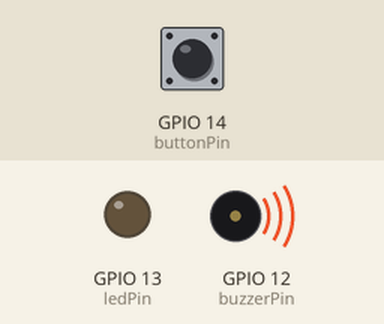
Bench run of a sketch on a simulated ESP32. Parts: output pins drawn as LEDs (lit = HIGH), buzzer (waves = sounding, pin HIGH). The inputs (shaded band) are chosen by the test bench; at power-on: GPIO 14 (buttonPin) HIGH. WiFi joins after 1.5 s; servers stay silent unless stated; network time is answered at once with the bench clock; the local clock reads 2024-03-15 10:24:30 at power-on unless the sketch sets it; web services answer with replies made up by the test bench; what the sketch prints to the serial monitor is not drawn.

Above: at 2.1 s.
At 4.2 s:
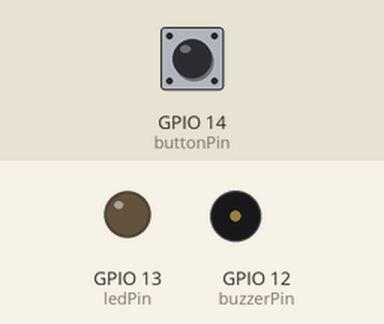
4.3 s: GPIO 14 (buttonPin) pulled LOW for 0.15 s
Timing chart, 0 to 7.3 s (numbered marks = the images above; inputs shaded):
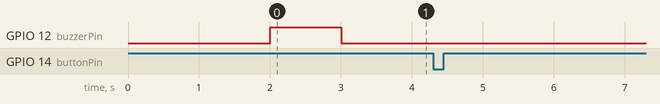

Measured:
- after the input at 4.3 s, every drawn part: stays the same

The sketch:

remedio_hora_certa.ino
```cpp
#include <WiFi.h> // Fornece funções e classes para conectar-se a redes Wi-Fi e gerenciá-las
#include <NTPClient.h> // Fornece uma implementação de cliente NTP (Network Time Protocol) para sincronização de tempo em projetos
#include <WiFiClientSecure.h> // Fornece classes e funções para permitir a comunicação segura sobre uma conexão Wi-Fi usando o protocolo HTTPS
#include <WiFiUdp.h> // Fornece classes e funções para permitir a comunicação por meio do protocolo UDP (User Datagram Protocol) usando uma conexão Wi-Fi
#include <HTTPClient.h> // Fornece classes e funções para permitir a realização de requisições HTTP em projetos
#include <ArduinoJson.h> // Ela permite que você analise e crie dados JSON, facilitando a interação com serviços web e a troca de informações estruturadas

// Definindo a rede WiFi
const char* ssid = "NomeDaRedeWiFi";
const char* password = "SenhaDaRedeWiFi";

// Definindo o BOT que vai receber a mensagem no telegram
#define botToken  "TokemDoBotDoTelegram" // Coloque o tokem do bot do telegram

// Informe o ID do telegram
// Pode ser informado mais de um ID
// O ID é responsavel em enviar a mensagem para o dispositivo certo
std::vector<String> chatIds = {
    "ID_1", // ID do primeiro chat no Telegram
    "ID_2", // ID do segundo chat no Telegram
    "ID_3", // ID do terceiro chat no Telegram
};

// Definindo os pinos dos componentes
const int buzzerPin = 12; // Pino do BUZZER
const int buttonPin = 14; // Pino do PUSH_BOTTON
const int ledPin = 13; // Pino do LED

// Faz a requisição NTP do horario
WiFiUDP ntpUDP;
NTPClient timeClient(ntpUDP, "pool.ntp.org");
WiFiClientSecure secured_client;

// Inicializando os componentes
unsigned long previousMillis = 0;
unsigned long intervalo = 12 * 60 * 60 * 1000; // Define o intervalo entre os alarmes, está definido em 12 horas entre cada alarme.
bool buzzerAtivo = false;
bool botaoPressionado = false;
bool avisoSonoroInicial = true; // Estado do aviso sonoro inicial

void setup() {
  pinMode(buzzerPin, OUTPUT);
  pinMode(buttonPin, INPUT_PULLUP);
  pinMode(ledPin, OUTPUT); // Define o pino do LED como saída

  Serial.begin(19200);

  WiFi.begin(ssid, password);
  while (WiFi.status() != WL_CONNECTED) {
    delay(1000);
    Serial.println("Conectando ao Wi-Fi...");
  }

  timeClient.begin();
  timeClient.setTimeOffset(-10800);

  emitirAvisoSonoro(); // Emitir aviso sonoro inicial ao ligar o LED
}

// Quando ligado na energia e estiver conectado a rede wifi corretamente, ele emite um aviso sonoro
// Se ligado a energia e não etiver conectado ao wifi, ele não aciona o alarme sonoro
void emitirAvisoSonoro() {
  digitalWrite(buzzerPin, HIGH);
  delay(1000); // Duração do aviso sonoro (1 segundo)
  digitalWrite(buzzerPin, LOW);
  avisoSonoroInicial = false; // Desativa o aviso sonoro inicial
}

// Função que envia a mensagem
void enviarMensagemTelegram(const String& mensagem) {
  String url = "https://api.telegram.org/bot" + String(botToken) + "/sendMessage"; //Não precisa mudar nada

  for (const String& chatId : chatIds) {
    String payload = "chat_id=" + chatId + "&text=" + mensagem; //Não precisa mudar nada

    secured_client.setInsecure();

    HTTPClient http;
    http.begin(secured_client, url);
    http.addHeader("Content-Type", "application/x-www-form-urlencoded"); //Não precisa mudar nada

    int httpCode = http.POST(payload);

// Verifica se a mensagem foi enviada ou não
    if (httpCode > 0) {
      if (httpCode == HTTP_CODE_OK) {
        String response = http.getString();
        Serial.println("Mensagem enviada com sucesso!");
        Serial.println("Resposta do servidor:");
        Serial.println(response);
      } else {
        Serial.println("Erro ao enviar mensagem. Código HTTP: " + String(httpCode));
      }
    } else {
      Serial.println("Falha na conexão com o servidor.");
    }

    http.end();
  }
}

void loop() {
  timeClient.update();// Atualiza o horario

  unsigned long currentMillis = millis();

// Verifica se esta no horario e aciona o BUZZER e o LED
  if (currentMillis - previousMillis >= intervalo) {
    previousMillis = currentMillis;
    buzzerAtivo = true;
    botaoPressionado = false;  // Reinicia o estado do botão

    if (avisoSonoroInicial) {
      emitirAvisoSonoro();
    }
  }

// Verifica se o botão foi apertado
  if (digitalRead(buttonPin) == LOW && !botaoPressionado) {
    // Botão pressionado pela primeira vez
    botaoPressionado = true;
    buzzerAtivo = !buzzerAtivo;
    delay(100); // Debounce

// Se o botão foi apertado, envia uma mensagem para o telegram com o horario
    if (botaoPressionado) {
      // Buzzer está ativo, envia a mensagem para o Telegram
      String mensagem = "O remédio foi tomado em " + timeClient.getFormattedTime();
      enviarMensagemTelegram(mensagem);
      Serial.println(mensagem);
    }
  }

// Se o BUZZER estiver acionado e o BOTÂO não foi precionado, vai manter o BUZZER e o LED ativo
  if (buzzerAtivo && !botaoPressionado) {
    // Buzzer está ativo
    digitalWrite(buzzerPin, HIGH);
    digitalWrite(ledPin, HIGH); // Acende o LED
  } else {
    // Buzzer está desligado
    digitalWrite(buzzerPin, LOW);
    digitalWrite(ledPin, LOW); // Apaga o LED
  }
}
```
